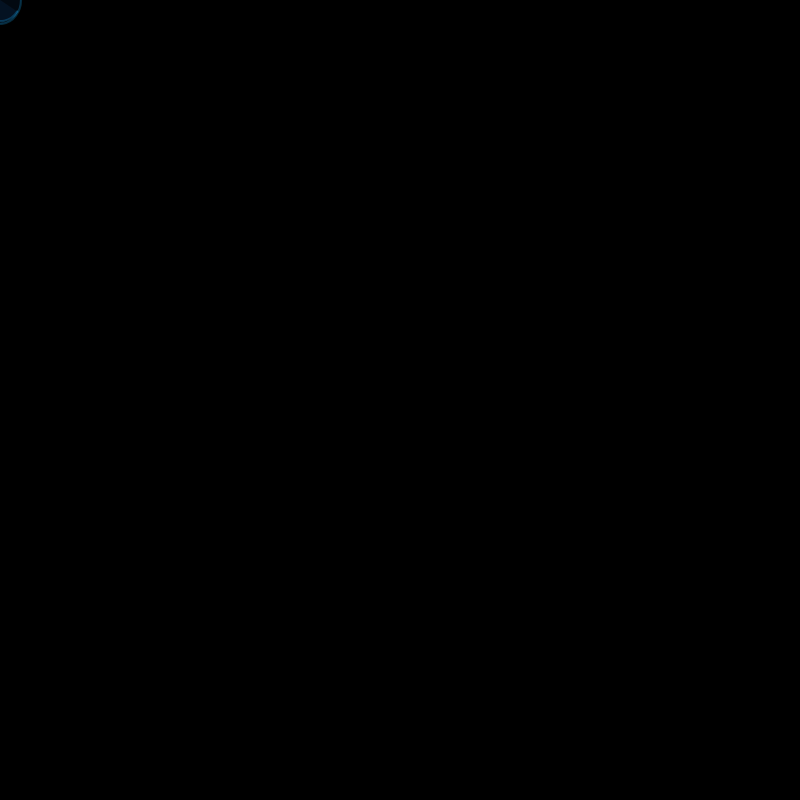
Frame 1 (no input)
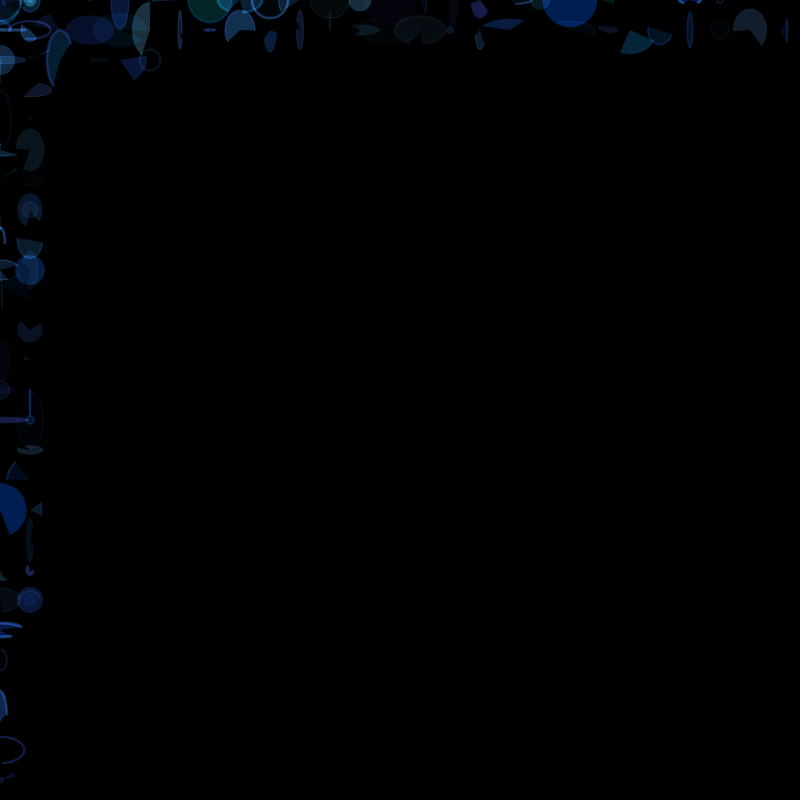
Frame 60 (no input)
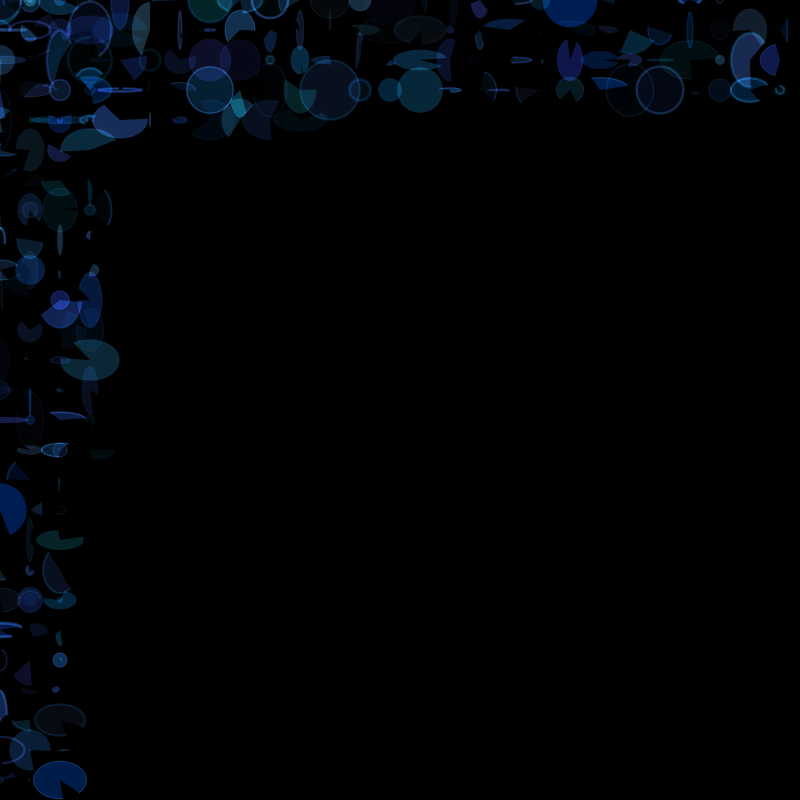
Frame 120 (the mouse pressed at the canvas centre since frame 60)

The p5.js sketch that drew these frames (run headless with seeded random() and noise() and a simulated clock; from frame 60 on, the mouse is pressed at the canvas centre):

// p5.js sketch
// ── sketch.js
let x = 0
let y = 0
let x1 = 0
let y1 = 0
let spacing = 30

function setup() {
  createCanvas(800, 800);
  background(0);
  blendMode(ADD);
}

function draw() {
  // noStroke()
  strokeWeight(random(0,3))
  stroke(random(0,75),random(75,150),random(150,255),random(0,100))
  fill(random(0,75),random(75,150),random(150,255),random(0,100),)

  if(random(1) < 0.2){
     circle(x, y, random(1,spacing*2))
     }else{
     arc(x, y, random(1,spacing*2),random(1,spacing*2),random(1,360),random(1,360))
     }
     x += spacing

  if (x > width){
    x = 0
    y += spacing
  }
  if (y > height) {
   
    x = 0;
    y = 0;
  }
   if(random(1) < 0.2){
     circle(x1, y1, random(1,spacing))
     }else{
     arc(x1, y1, random(1,spacing*2),random(1,spacing*2),random(1,360),random(1,360))
  y1 += spacing
  
  if (y1 > width){
    y1 = 0
    x1 += spacing
  }
       if (x1 > height) {
    
    x1 = 0;
    y1 = 0;
       }
}
}
